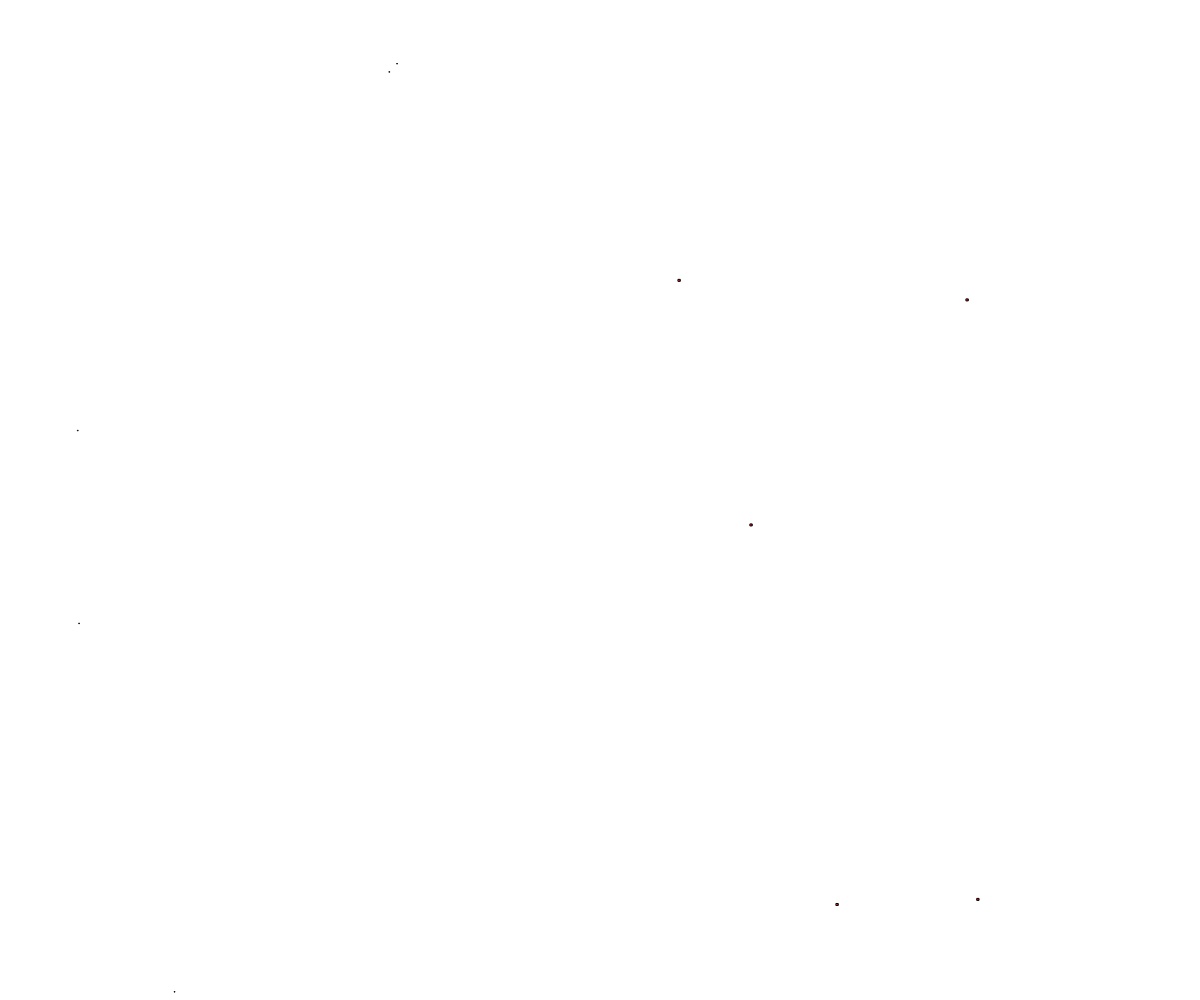
Frame 1 (no input)
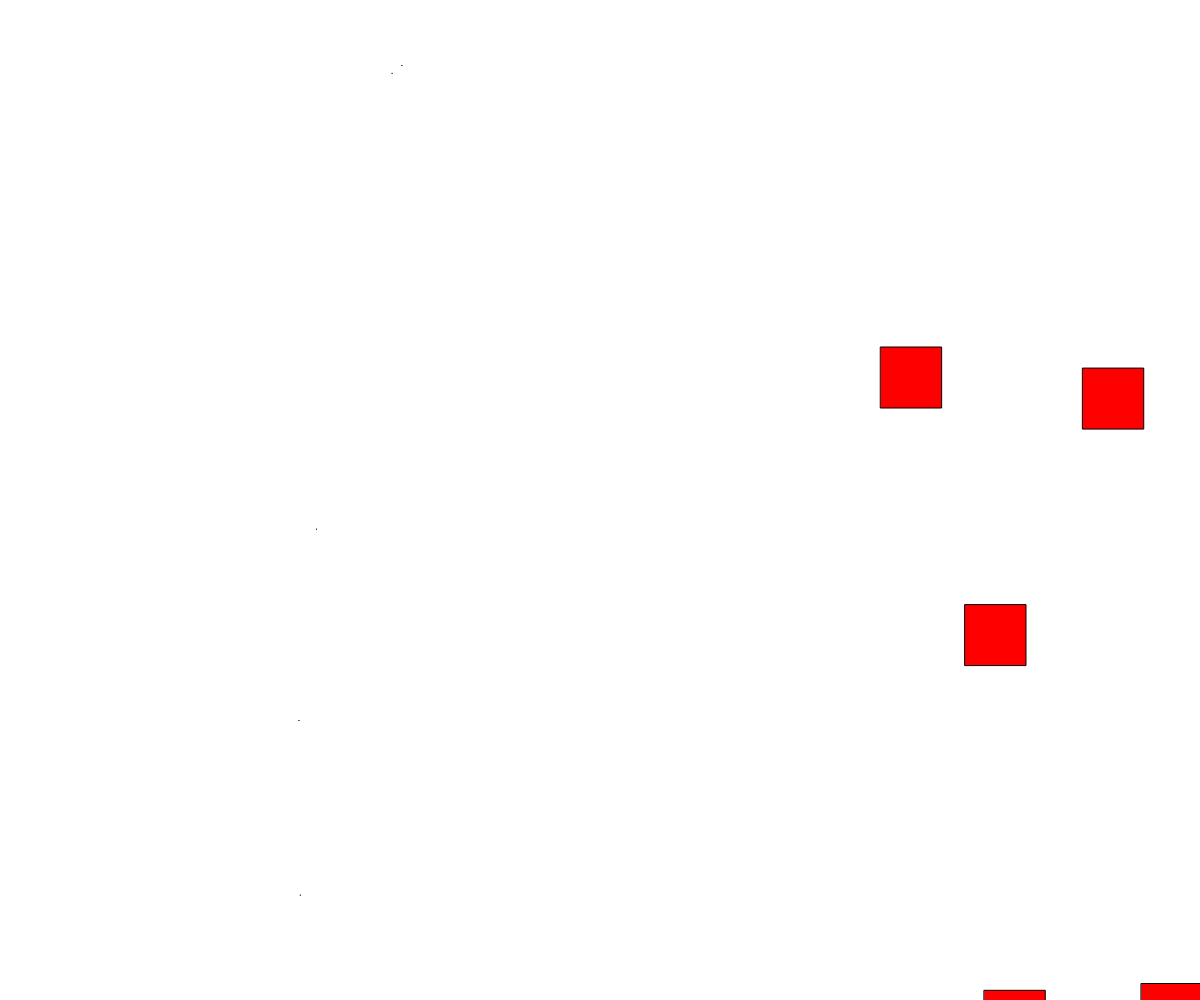
Frame 60 (no input)
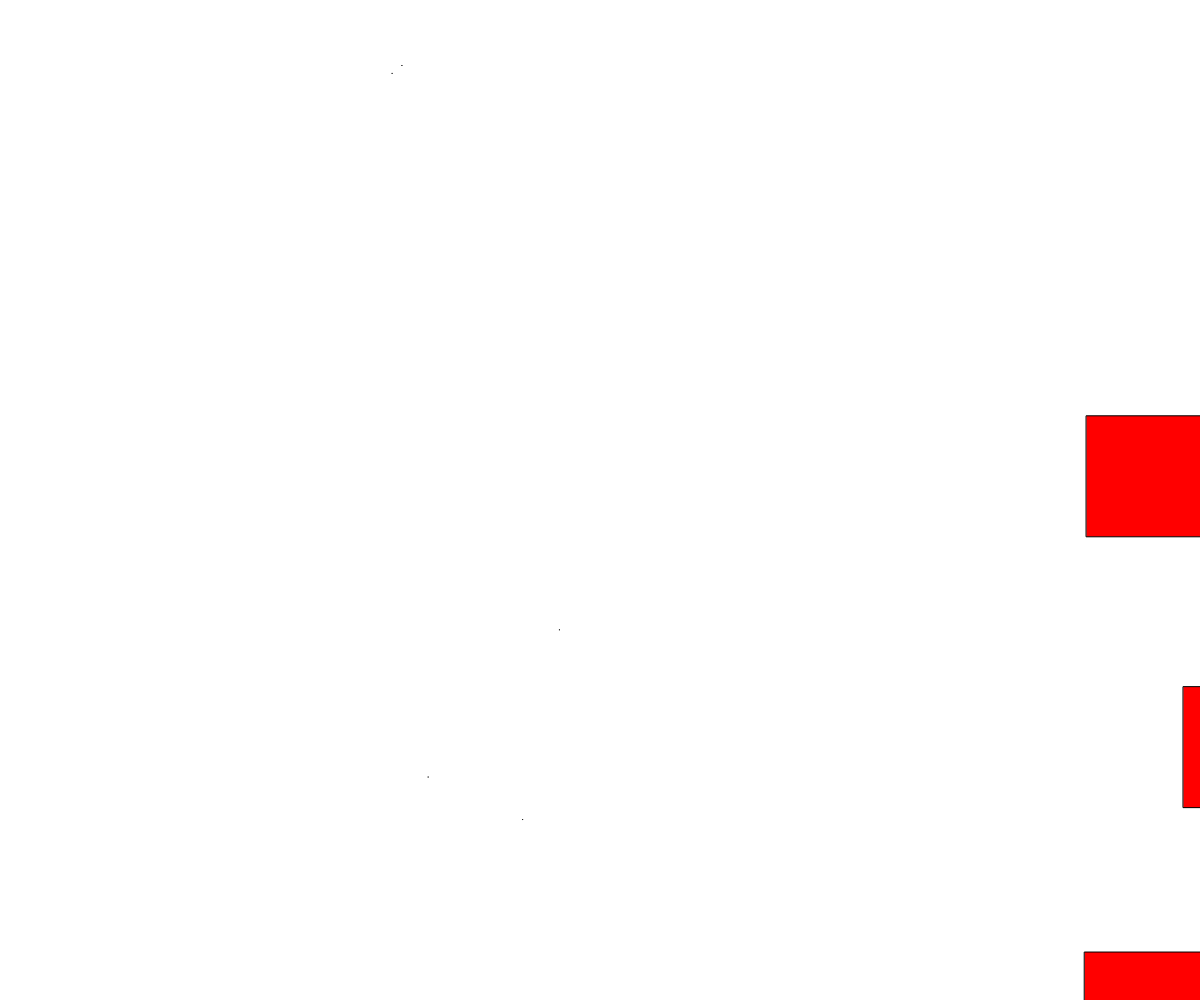
Frame 120 (the mouse pressed at the canvas centre since frame 60)

The p5.js sketch that drew these frames (run headless with seeded random() and noise() and a simulated clock; from frame 60 on, the mouse is pressed at the canvas centre):

// p5.js sketch
// ── sketch.js

//Inheritance 

//class Square extends Ball
//inherints the "methods" - good practie to rewrite constructor
//can be the child or subclass


//vs the parent or Super Class

//Classes can only inherent from one other class

let balls = [];
let squares = [];
let numBalls = 10;


function setup() {
  createCanvas(windowWidth, windowHeight);

  for (let i = 0; i < numBalls; i++) {
    balls[i] = new Ball(numBalls, i);
    squares[i] = new Squared(numBalls, i);
  }
}

function draw() {
  background(255);

  for (let i = 0; i < squares.length; i++) {
    
    squares[i].collision(squares);
    squares[i].physics();
    squares[i].display();
  }
}


// ── Ball.js
class Ball {
  constructor(_numBalls, _index) {
    this.numBalls = _numBalls;
    this.index = _index;
    this.pos = createVector(random(1, width), random(1, height));
    this.vel = createVector(random(1, 5), random(1, 2));
    this.r = 10;
  }

  physics() {

    this.pos.x = this.pos.x + this.vel.x;
    this.pos.y = this.pos.y + this.vel.y;

    if (this.pos.x > width || this.pos.x < 0) {
      // fill(255, 0,0)
      this.vel.x = -this.vel.x;
    }
    if (this.pos.y > height || this.pos.y < 0) {
      this.vel.y = -this.vel.y;
    }
  }
 
  collision(ballsArray) {

    for (var i = 0; i < this.numBalls; i++) {
      var d = dist(
        this.pos.x,
        this.pos.y,
        ballsArray[i].pos.x,
        ballsArray[i].pos.y
      );

      if (d < this.r + ballsArray[i].r && i !== this.index) {
        fill(255, 0, 0);
          this.vel.x = -this.vel.x;
          this.vel.y = -this.vel.y;
 
        break;
      } else {
        fill(0, 255, 0);
      }
    }
  }

  display() {
    // noStroke();
    // fill(255, 0,0, 80);
    textSize(20);
    stroke(0);
    ellipse(this.pos.x, this.pos.y, this.r * 2);
    text(this.index, this.pos.x, this.pos.y);
  }
  
  
}

// ── Squared.js
class Squared extends Ball {
  constructor(_numBalls, _index) {

    super(_numBalls, _index);
    this.length = 1;
  }

  physics(){
    super.physics();
    if(this.pos.x < width/2){
      this.length *= 1/2;
    }else{
      this.length += 1;
    }
  }
  
 display(){
   fill(255, 0,0);
   rect(this.pos.x, this.pos.y, this.length);
 }
 
}
